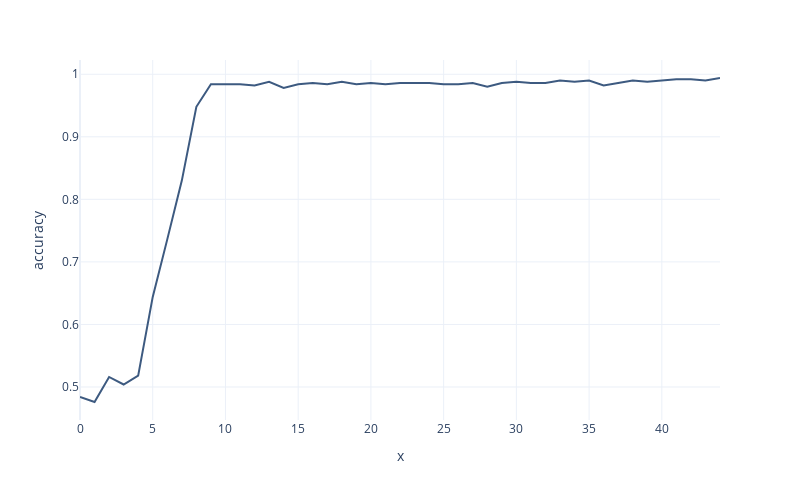
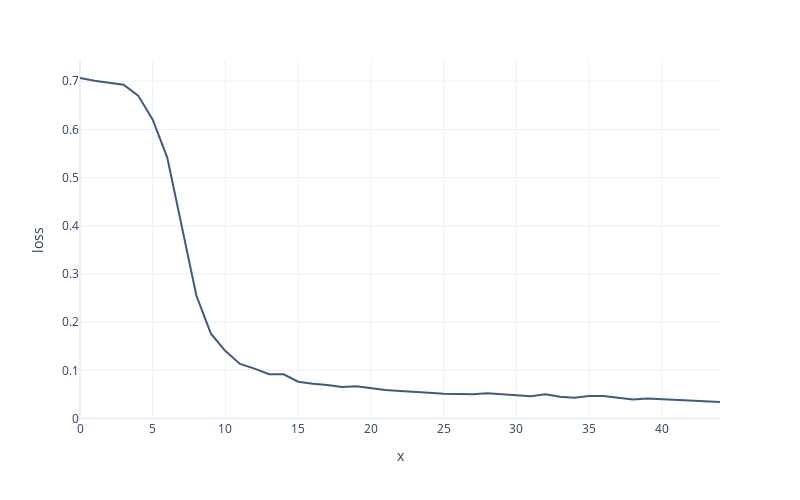

The cell these charts' notebook holds for them, in order:
### Code cell
px.line(data_frame=pd.DataFrame(fit_history.history),
        x=np.arange(0,EPOCHS),
        y="accuracy",
        color_discrete_sequence=["#3d5a80"],
        height=500,
        width=800,
        template="plotly_white").show()

px.line(data_frame=pd.DataFrame(fit_history.history),
        x=np.arange(0,EPOCHS),
        y="loss",
        color_discrete_sequence=["#3d5a80"],
        height=500,
        width=800,
        template="plotly_white").show()

### Figure 1 — Plotly figure (JSON) as saved in the notebook; plotly's stock layout.template omitted (floating-point values rounded to 4 significant figures)
{"data": [{"hovertemplate": "x=%{x}<br>accuracy=%{y}<extra></extra>", "legendgroup": "", "line": {"color": "#3d5a80", "dash": "solid"}, "marker": {"symbol": "circle"}, "mode": "lines", "name": "", "orientation": "v", "showlegend": false, "type": "scatter", "x": [0, 1, 2, 3, 4, 5, 6, 7, 8, 9, 10, 11, 12, 13, 14, 15, 16, 17, 18, 19, 20, 21, 22, 23, 24, 25, 26, 27, 28, 29, 30, 31, 32, 33, 34, 35, 36, 37, 38, 39, 40, 41, 42, 43, 44], "xaxis": "x", "y": [0.484, 0.476, 0.516, 0.504, 0.518, 0.644, 0.736, 0.83, 0.948, 0.984, 0.984, 0.984, 0.982, 0.988, 0.978, 0.984, 0.986, 0.984, 0.988, 0.984, 0.986, 0.984, 0.986, 0.986, 0.986, 0.984, 0.984, 0.986, 0.98, 0.986, 0.988, 0.986, 0.986, 0.99, 0.988, 0.99, 0.982, 0.986, 0.99, 0.988, 0.99, 0.992, 0.992, 0.99, 0.994], "yaxis": "y"}], "layout": {"height": 500, "legend": {"tracegroupgap": 0}, "margin": {"t": 60}, "width": 800, "xaxis": {"anchor": "y", "domain": [0, 1], "title": {"text": "x"}}, "yaxis": {"anchor": "x", "domain": [0, 1], "title": {"text": "accuracy"}}}}

### Figure 2 — Plotly figure (JSON) as saved in the notebook; plotly's stock layout.template omitted (floating-point values rounded to 4 significant figures)
{"data": [{"hovertemplate": "x=%{x}<br>loss=%{y}<extra></extra>", "legendgroup": "", "line": {"color": "#3d5a80", "dash": "solid"}, "marker": {"symbol": "circle"}, "mode": "lines", "name": "", "orientation": "v", "showlegend": false, "type": "scatter", "x": [0, 1, 2, 3, 4, 5, 6, 7, 8, 9, 10, 11, 12, 13, 14, 15, 16, 17, 18, 19, 20, 21, 22, 23, 24, 25, 26, 27, 28, 29, 30, 31, 32, 33, 34, 35, 36, 37, 38, 39, 40, 41, 42, 43, 44], "xaxis": "x", "y": [0.7067, 0.7008, 0.6969, 0.6926, 0.6702, 0.6202, 0.5415, 0.3995, 0.2552, 0.1761, 0.1399, 0.1133, 0.1035, 0.09184, 0.09178, 0.07647, 0.07214, 0.06963, 0.0655, 0.06678, 0.06316, 0.05905, 0.05714, 0.05467, 0.0535, 0.05149, 0.05104, 0.05039, 0.05228, 0.0503, 0.04822, 0.04645, 0.05016, 0.04509, 0.04295, 0.04702, 0.0468, 0.04302, 0.03951, 0.04148, 0.04011, 0.03765, 0.03621, 0.03528, 0.03435], "yaxis": "y"}], "layout": {"height": 500, "legend": {"tracegroupgap": 0}, "margin": {"t": 60}, "width": 800, "xaxis": {"anchor": "y", "domain": [0, 1], "title": {"text": "x"}}, "yaxis": {"anchor": "x", "domain": [0, 1], "title": {"text": "loss"}}}}
